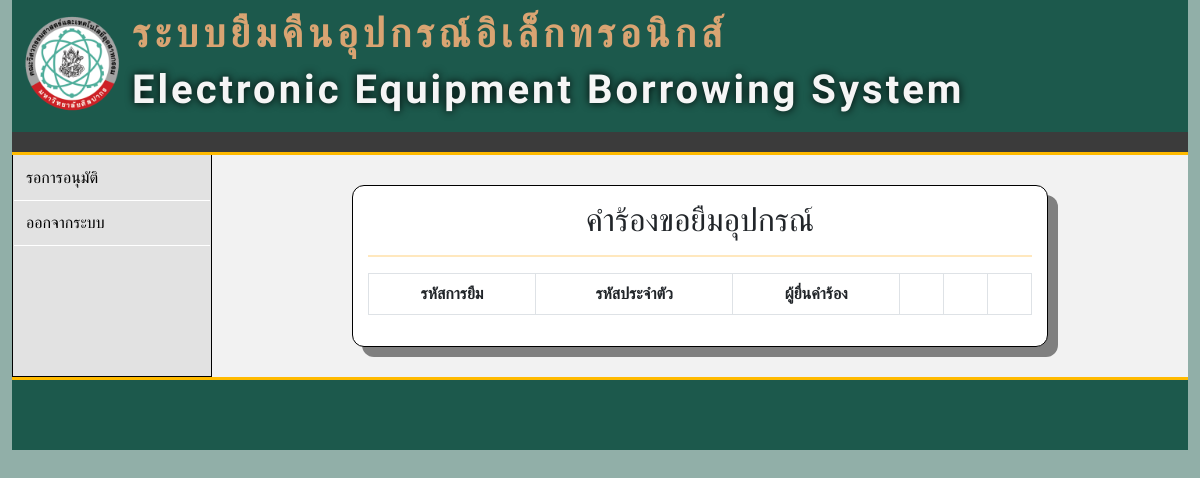
The app's page /p_approve.php (signed in), older data.
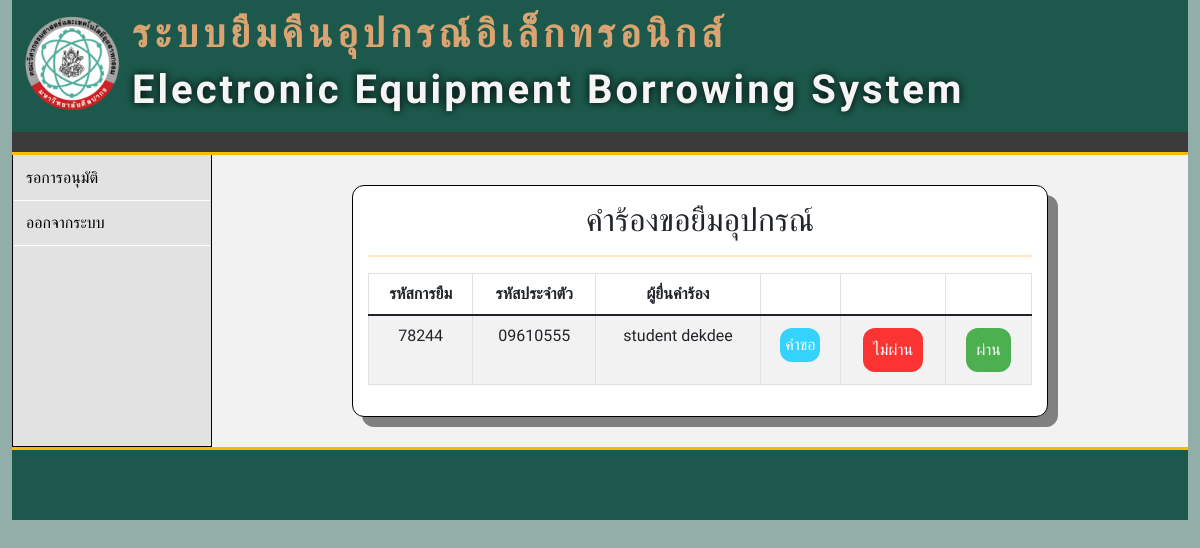
The same page, newer data.
### tables this page shows
CREATE TABLE `tb_eq_borrow` (
  `id` int(10) NOT NULL,
  `borrow_id` int(255) NOT NULL,
  `s_user` varchar(255) NOT NULL,
  `eq_id` int(100) NOT NULL,
  `eq_number` int(100) NOT NULL,
  `FromDate` varchar(255) NOT NULL,
  `ToDate` varchar(255) NOT NULL,
  `Descriptions` varchar(255) NOT NULL,
  `Status` int(10) NOT NULL DEFAULT 1,
  `DateTime` date NOT NULL DEFAULT current_timestamp()
);

CREATE TABLE `tb_student` (
  `s_id` int(100) NOT NULL,
  `s_user` varchar(100) NOT NULL,
  `s_password` varchar(100) NOT NULL,
  `s_firstname` varchar(100) NOT NULL,
  `s_lastname` varchar(100) NOT NULL,
  `s_email` varchar(100) NOT NULL,
  `s_phone` char(11) NOT NULL,
  `s_image` varchar(255) DEFAULT NULL,
  `p_id` int(100) NOT NULL,
  `created_at` datetime DEFAULT current_timestamp(),
  `s_status` int(11) NOT NULL DEFAULT 1
);

### function/function.php (called while the page is built, shortened)
<?php
class DB_con
{
    public function __construct()
    {
        $conn = mysqli_connect(DB_SERVER, DB_USER, DB_PASS, DB_NAME);
        $this->dbcon = $conn;
    }
    public function eq_borrow_id_fetch($borrow_id)
    {
        $result = mysqli_query($this->dbcon, "SELECT * FROM tb_eq_borrow WHERE borrow_id = '$borrow_id' ");
        return $result;
    }
    public function eq_borrow_1_fetch($s_user)
    {
        $result = mysqli_query($this->dbcon, "SELECT * FROM tb_eq_borrow WHERE s_user = '$s_user' AND Status = '1' GROUP BY borrow_id ORDER BY id");
        return $result;
    }
    public function s_user_p_id_fetch($p_id)
    {
        $result = mysqli_query($this->dbcon, "SELECT s_user, s_firstname, s_lastname, s_email FROM tb_student WHERE p_id = '$p_id'");
        return $result;
    }
}
?>

### p_approve.php (the view, shortened to what this page needs)
<!DOCTYPE html>
<html lang="en">
<head>
    <link href="https://cdn.jsdelivr.net/npm/bootstrap@5.1.2/dist/css/bootstrap.min.css" rel="stylesheet">
    <link rel="stylesheet" href="css/p_approve.css">
</head>
<body style="background-color: #91AFA8">
    <div class="container-fluid">
        <?php
        include "item/pageheader.php";
        ?>
        <div class="menu">
            <aside>
                <?php
                include "item/menubar_p.php";
                ?>
            </aside>
            <main class="form">
                <div class="box">
                    <h2>คำร้องขอยืมอุปกรณ์</h2>
                    <hr class="s1">
                    <table class="table table-striped table-bordered table-responsive">
                        <thead>
                            <tr>
                                <th>รหัสการยืม</th>
                                <th>รหัสประจำตัว</th>
                                <th>ผู้ยื่นคำร้อง</th>
                                <th>&nbsp;</th>
                                <th>&nbsp;</th>
                                <th>&nbsp;</th>
                            </tr>
                        </thead>
                        <tbody>
                            <?php
                            include_once('function/function.php');
                            $p_id = $_SESSION['p_id'];
                            $eq2 = new DB_con();
                            $eq3 = new DB_con();
                            $s_user_p_id_fetch = $eq2->s_user_p_id_fetch($p_id);
                            $sql1 = mysqli_fetch_array($s_user_p_id_fetch);
                            $s_user = $sql1['s_user'];
                            $eq_borrow_1_fetch = $eq2->eq_borrow_1_fetch($s_user);
                            $i = 1;
                            while ($sql2 = mysqli_fetch_array($eq_borrow_1_fetch)) {
                            ?>
                                <tr>
                                    <td><?php echo $sql2['borrow_id']; ?></td>
                                    <td><?php echo $sql2['s_user']; ?></td>
                                    <td><?php echo $sql1['s_firstname']; ?> <?php echo $sql1['s_lastname']; ?></td>
                                    <td>
                                        <a class="bb" href="#popup<?php echo $i; ?>">คำขอ</a>
                                                            <?php
                                                            $borrow_id = $sql2['borrow_id'];
                                                            $suser = $eq3->eq_borrow_id_fetch($borrow_id);
                                                            ?>
                                    </td>
                                    <td><a class="rb" href="function/approve_p.php?ap=2&borrow_id=<?php echo $sql2['borrow_id']; ?>&se=<?php echo $sql1['s_email']; ?>">ไม่ผ่าน</a></td>
                                    <td><a class="gb" href="function/approve_p.php?ap=1&borrow_id=<?php echo $sql2['borrow_id']; ?>&sf=<?php echo $sql1['s_firstname']; ?>&sl=<?php echo $sql1['s_lastname']; ?>&su=<?php echo $sql1['s_user']; ?>">ผ่าน</a></td>
                                </tr>
                            <?php
                                $i = $i + 1;
                            }
                            ?>
                        </tbody>
                    </table>
                </div>
            </main>
        </div>
        <?php
        include "item/footer.php";
        ?>
    </div>
</body>
</html>

Row changes from the older to the newer data that the page shows:
added tb_eq_borrow: borrow "78244", s_user "09610555"
now on this page (row edited): tb_student: s_firstname "student", s_lastname "dekdee"
